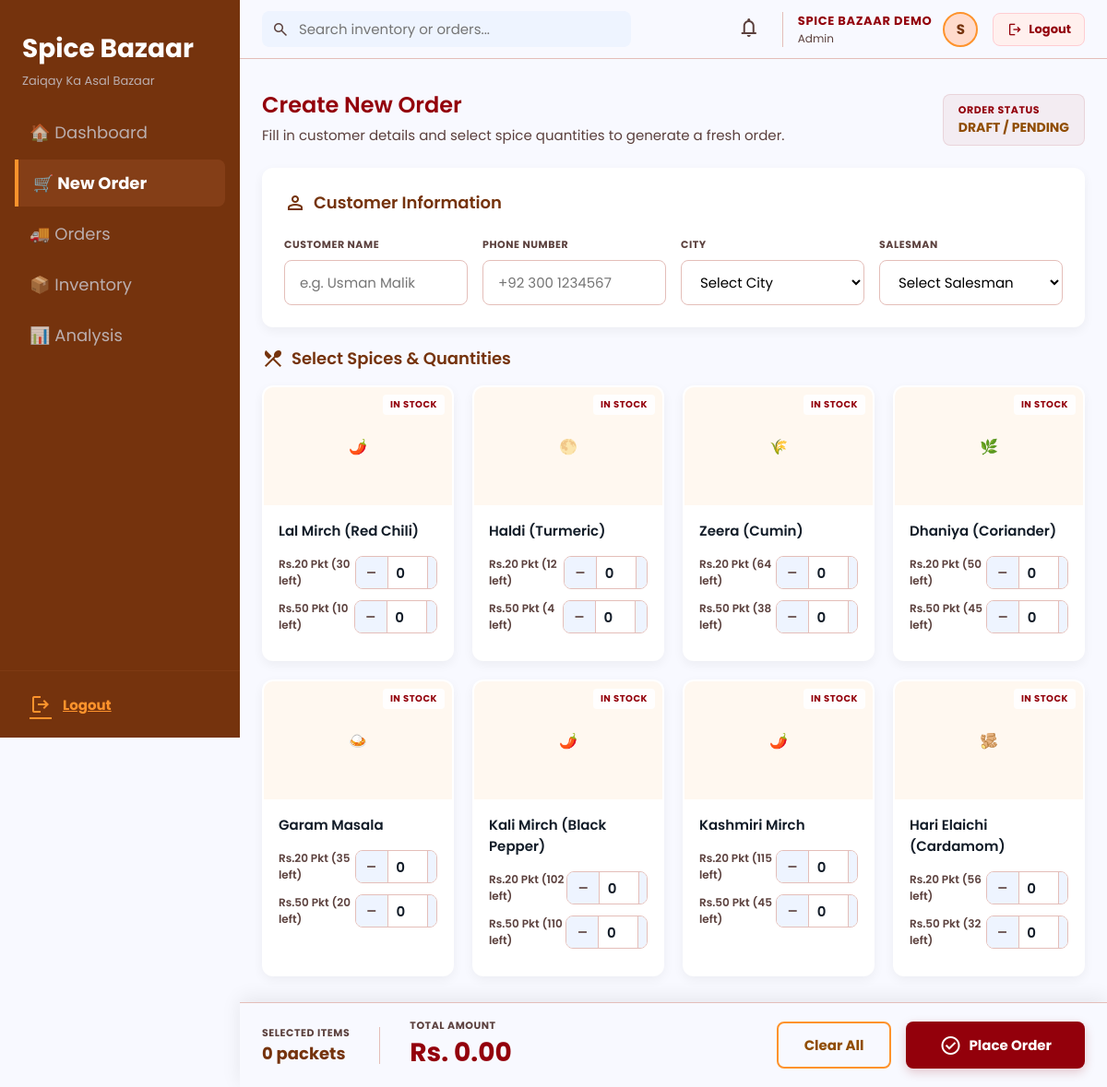
The app's page /new-order (signed in) with its own data.
### tables this page shows
CREATE TABLE spices (
            id INTEGER PRIMARY KEY AUTOINCREMENT,
            user_id INTEGER NOT NULL,
            name TEXT NOT NULL,
            category TEXT,
            img_url TEXT,
            stock_20 INTEGER DEFAULT 0,
            stock_50 INTEGER DEFAULT 0,
            FOREIGN KEY(user_id) REFERENCES users(id)
        );

### app.py (the view)
@app.route("/new-order")
@login_required
def new_order():
    conn = get_db()
    user_id = current_user_id()
    spice_count = conn.execute("SELECT COUNT(*) FROM spices WHERE user_id=?", (user_id,)).fetchone()[0]
    if spice_count == 0:
        seed_spices_for_user(conn, user_id)
        conn.commit()
    spices = conn.execute(
        "SELECT * FROM spices WHERE user_id=? ORDER BY id", (user_id,)
    ).fetchall()
    conn.close()
    return render_template("new-order.html", spices=spices)

### app.py (called while the page is built)
def get_db():
    conn = sqlite3.connect(DB_PATH)
    conn.row_factory = sqlite3.Row
    return conn

def login_required(route_function):
    @wraps(route_function)
    def wrapper(*args, **kwargs):
        if 'user_id' not in session:
            flash('Please login to access Spice Bazaar.', 'error')
            return redirect(url_for('login'))
        return route_function(*args, **kwargs)
    return wrapper

def current_user_id():
    return session['user_id']

### templates/new-order.html (shortened to what this page needs)
<!DOCTYPE html>
<html lang="en">
<head>
</head>
<body>
  <aside class="sidebar">
    <div class="sidebar-logo">
      <h1>Spice Bazaar</h1>
      <p>Zaiqay Ka Asal Bazaar</p>
    </div>
    <nav>
      <a href="{{ url_for('dashboard') }}" class="nav-link">
        🏠 Dashboard
      </a>
      <a href="{{ url_for('new_order') }}" class="nav-link active">
        🛒 New Order
      </a>
      <a href="{{ url_for('orders') }}" class="nav-link">
        🚚 Orders
      </a>
      <a href="{{ url_for('inventory') }}" class="nav-link">
        📦 Inventory
      </a>
      <a href="{{ url_for('analysis') }}" class="nav-link">
        📊 Analysis
      </a>
    </nav>
        <div class="sidebar-bottom">
        <a href="/logout" class="sidebar-bottom-link" style="color:#fe932c;font-weight:700;">
            <span class="material-symbols-outlined">logout</span> Logout
        </a>
    </div>
  </aside>
  <header class="topbar">
    <div class="search-box">
      <span class="material-symbols-outlined">search</span>
      <input type="text" id="spice-search" placeholder="Search inventory or orders..." oninput="filterSpices()" />
    </div>
    <div class="topbar-right">
      <button class="icon-btn"><span class="material-symbols-outlined">notifications</span></button>
      <div class="user-info">
        <div>
          <div class="name">{{ session.get('full_name', 'Admin') }}</div>
          <div class="role">{{ session.get('role', 'Admin') }}</div>
        </div>
        <div style="width:38px;height:38px;border-radius:50%;background-color:#ffdbcc;border:2px solid #fe932c;display:flex;align-items:center;justify-content:center;font-weight:700;color:#75330d;font-size:15px;">{{ session.get('full_name', 'A')[:1].upper() }}</div>
      </div>
      <a href="{{ url_for('logout') }}" style="display:flex;align-items:center;gap:6px;padding:7px 14px;background:#fff0ee;border:1.5px solid #ffcdd2;border-radius:8px;color:#93000b;font-size:13px;font-weight:700;text-decoration:none;margin-left:8px;">
        <span class="material-symbols-outlined" style="font-size:18px;">logout</span> Logout
      </a>
    </div>
  </header>
  <main class="main">
    <div class="page-header">
      <div>
        <h2> Create New Order</h2>
        <p>Fill in customer details and select spice quantities to generate a fresh order.</p>
      </div>
      <div class="status-badge">
        <div class="label">Order Status</div>
        <div class="value" id="order-num">DRAFT / PENDING</div>
      </div>
    </div>
    <form id="order-form" action="{{ url_for('submit_order') }}" method="POST">
      <div class="card">
        <div class="section-title">
          <span class="material-symbols-outlined">person</span>
          Customer Information
        </div>
        <div class="form-grid">
          <div class="form-group">
            <label>Customer Name</label>
            <input type="text" name="customer_name" placeholder="e.g. Usman Malik" required />
          </div>
          <div class="form-group">
            <label>Phone Number</label>
            <input type="tel" name="phone" placeholder="+92 300 1234567" required />
          </div>
          <div class="form-group">
            <label>City</label>
            <select name="city" required>
              <option value="">Select City</option>
            </select>
          </div>
          <div class="form-group">
            <label>Salesman</label>
            <select name="salesman">
              <option value="">Select Salesman</option>
            </select>
          </div>
        </div>
      </div>
      <div class="section-title" style="margin-bottom: 16px;">
        <span class="material-symbols-outlined">restaurant_menu</span>
        Select Spices &amp; Quantities
      </div>
      <div class="spice-grid">
        {% for s in spices %}
        <div class="spice-card" data-name="{{ s.name|lower }}" data-cat="{{ (s.category or '')|lower }}">
          <div class="spice-img">
            <div class="no-img" style="{% if s.img_url and s.img_url|trim %}display:none;{% endif %}">
              {% if 'mirch' in s.name.lower() or 'chili' in s.name.lower() %}🌶️
              {% elif 'haldi' in s.name.lower() or 'turmeric' in s.name.lower() %}🌕
              {% elif 'zeera' in s.name.lower() or 'cumin' in s.name.lower() %}🌾
              {% elif 'dhaniya' in s.name.lower() %}🌿
              {% elif 'elaichi' in s.name.lower() or 'cardamom' in s.name.lower() %}🫚
              {% elif 'kali' in s.name.lower() or 'pepper' in s.name.lower() %}🖤
              {% elif 'garam' in s.name.lower() %}🍛
              {% else %}🌶️{% endif %}
            </div>
            {% if s.stock_20 > 0 or s.stock_50 > 0 %}
            <div class="stock-tag">In Stock</div>
            {% else %}
            <div class="stock-tag" style="background:#ba1a1a; color:#fff;">Out of Stock</div>
            {% endif %}
          </div>
          <div class="spice-body">
            <h4>{{ s.name }}</h4>
            <div class="qty-row">
              <span>Rs.20 Pkt ({{ s.stock_20 }} left)</span>
              <div class="qty-control">
                <button type="button" onclick="changeQty('qty20_{{ s.id }}', -1)"><span class="material-symbols-outlined" style="font-size:16px;">remove</span></button>
                <input type="number" id="qty20_{{ s.id }}" name="qty_20_{{ s.id }}" value="0" min="0" max="{{ s.stock_20 }}" onchange="updateTotal()" />
                <button type="button" onclick="changeQty('qty20_{{ s.id }}', 1)"><span class="material-symbols-outlined" style="font-size:16px;">add</span></button>
              </div>
            </div>
            <div class="qty-row">
              <span>Rs.50 Pkt ({{ s.stock_50 }} left)</span>
              <div class="qty-control">
                <button type="button" onclick="changeQty('qty50_{{ s.id }}', -1)"><span class="material-symbols-outlined" style="font-size:16px;">remove</span></button>
                <input type="number" id="qty50_{{ s.id }}" name="qty_50_{{ s.id }}" value="0" min="0" max="{{ s.stock_50 }}" onchange="updateTotal()" />
                <button type="button" onclick="changeQty('qty50_{{ s.id }}', 1)"><span class="material-symbols-outlined" style="font-size:16px;">add</span></button>
              </div>
            </div>
          </div>
        </div>
        {% endfor %}
      </div>
    </form>
  </main>
  <footer class="footer-bar">
    <div class="footer-summary">
      <div class="footer-stat">
        <label>Selected Items</label>
        <div class="stat-value footer-items">0 packets</div>
      </div>
      <div class="footer-stat">
        <label>Total Amount</label>
        <div class="stat-total footer-total">Rs. 0.00</div>
      </div>
    </div>
    <div class="footer-actions">
      <button class="btn-outline" type="button" onclick="clearAll()">Clear All</button>
      <button type="submit" form="order-form" class="btn-primary" onclick="return validateOrder()">
        <span class="material-symbols-outlined">check_circle</span>
        Place Order
      </button>
    </div>
  </footer>
</body>
</html>

### records on screen
spices: shows "IN STOCK", name "Lal Mirch (Red Chili)", stock_20 "30", stock_50 "10"
spices: shows "IN STOCK", name "Haldi (Turmeric)", stock_20 "12", stock_50 "4"
spices: shows "IN STOCK", name "Zeera (Cumin)", stock_20 "64", stock_50 "38"
spices: shows "IN STOCK", name "Dhaniya (Coriander)", stock_20 "50", stock_50 "45"
spices: shows "IN STOCK", name "Garam Masala", stock_20 "35", stock_50 "20"
spices: shows "IN STOCK", name "Kali Mirch (Black Pepper)", stock_20 "102", stock_50 "110"
spices: shows "IN STOCK", name "Kashmiri Mirch", stock_20 "115", stock_50 "45"
spices: shows "IN STOCK", name "Hari Elaichi (Cardamom)", stock_20 "56", stock_50 "32"

### other values on screen
{{ session.get('full_name', 'Admin') }} "SPICE BAZAAR DEMO"
{{ session.get('role', 'Admin') }} "Admin"
{{ session.get('full_name', 'A')[:1].upper() }} "S"
